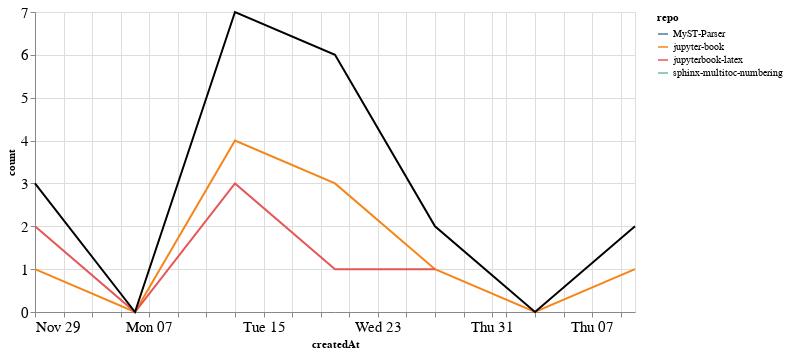

This figure's notebook cell:
### Markdown cell above
### Comments

### Code cell
comments_time = comments.groupby('repo').resample('W', on='createdAt').count()['author'].reset_index()
comments_time = comments_time.rename(columns={'author': 'count'})
comments_time_total = comments_time.groupby('createdAt').agg({"count": "sum"}).reset_index()
ch1 = alt.Chart(comments_time, width=600).mark_line().encode(
    x='createdAt',
    y='count',
    color='repo',
    tooltip="repo"
)

ch2 = alt.Chart(comments_time_total, width=600).mark_line(color="black").encode(
    x='createdAt',
    y='count',
)

ch1 + ch2

### Figure 1 — Vega-Lite specification as saved in the notebook (floating-point values rounded to 4 significant figures)
{"config": {"axisLeft": {"labelFontSize": 15}, "axisBottom": {"labelFontSize": 15}}, "layer": [{"data": {"name": "data-79b5777bbb1821b2afffa725808b0cae"}, "mark": "line", "encoding": {"color": {"type": "nominal", "field": "repo"}, "tooltip": {"type": "nominal", "field": "repo"}, "x": {"type": "temporal", "field": "createdAt"}, "y": {"type": "quantitative", "field": "count"}}, "width": 600}, {"data": {"name": "data-3ae5f427fce8785b0556c0d3af8e669e"}, "mark": {"type": "line", "color": "black"}, "encoding": {"x": {"type": "temporal", "field": "createdAt"}, "y": {"type": "quantitative", "field": "count"}}, "width": 600}], "$schema": "https://vega.github.io/schema/vega-lite/v4.8.1.json", "datasets": {"data-79b5777bbb1821b2afffa725808b0cae": [{"repo": "MyST-Parser", "createdAt": "2020-12-20T00:00:00", "count": 2}, {"repo": "jupyter-book", "createdAt": "2020-11-29T00:00:00", "count": 1}, {"repo": "jupyter-book", "createdAt": "2020-12-06T00:00:00", "count": 0}, {"repo": "jupyter-book", "createdAt": "2020-12-13T00:00:00", "count": 4}, {"repo": "jupyter-book", "createdAt": "2020-12-20T00:00:00", "count": 3}, {"repo": "jupyter-book", "createdAt": "2020-12-27T00:00:00", "count": 1}, {"repo": "jupyter-book", "createdAt": "2021-01-03T00:00:00", "count": 0}, {"repo": "jupyter-book", "createdAt": "2021-01-10T00:00:00", "count": 1}, {"repo": "jupyterbook-latex", "createdAt": "2020-11-29T00:00:00", "count": 2}, {"repo": "jupyterbook-latex", "createdAt": "2020-12-06T00:00:00", "count": 0}, {"repo": "jupyterbook-latex", "createdAt": "2020-12-13T00:00:00", "count": 3}, {"repo": "jupyterbook-latex", "createdAt": "2020-12-20T00:00:00", "count": 1}, {"repo": "jupyterbook-latex", "createdAt": "2020-12-27T00:00:00", "count": 1}, {"repo": "sphinx-multitoc-numbering", "createdAt": "2021-01-10T00:00:00", "count": 1}], "data-3ae5f427fce8785b0556c0d3af8e669e": [{"createdAt": "2020-11-29T00:00:00", "count": 3}, {"createdAt": "2020-12-06T00:00:00", "count": 0}, {"createdAt": "2020-12-13T00:00:00", "count": 7}, {"createdAt": "2020-12-20T00:00:00", "count": 6}, {"createdAt": "2020-12-27T00:00:00", "count": 2}, {"createdAt": "2021-01-03T00:00:00", "count": 0}, {"createdAt": "2021-01-10T00:00:00", "count": 2}]}}
